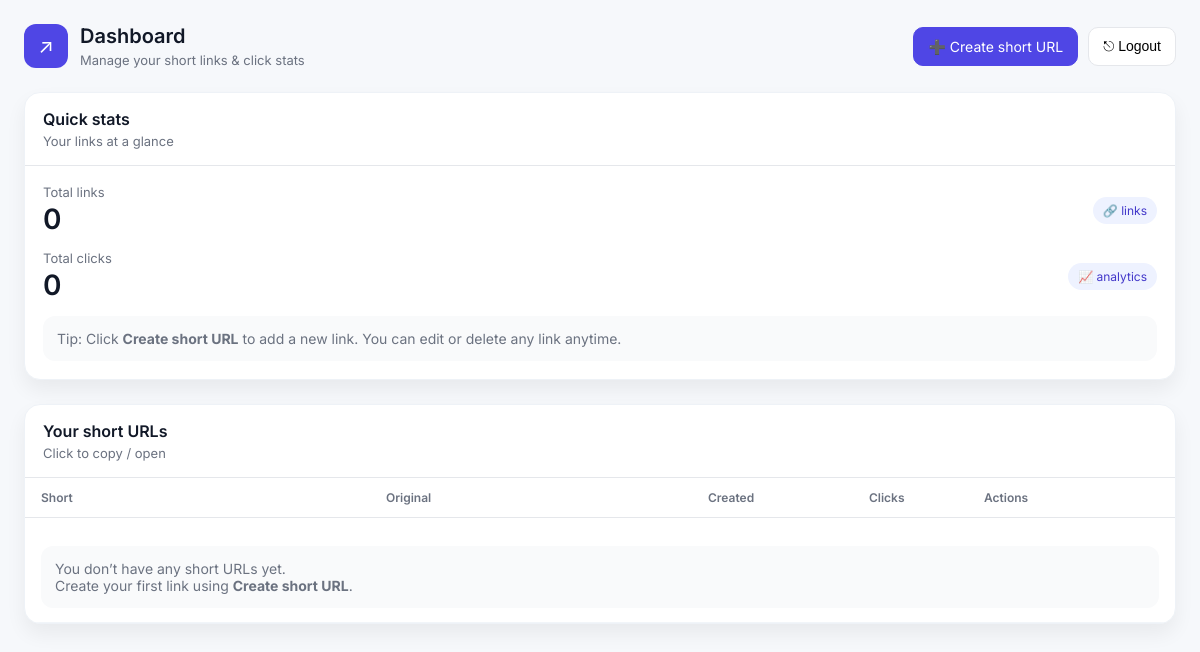
The app's page / (signed in), older data.
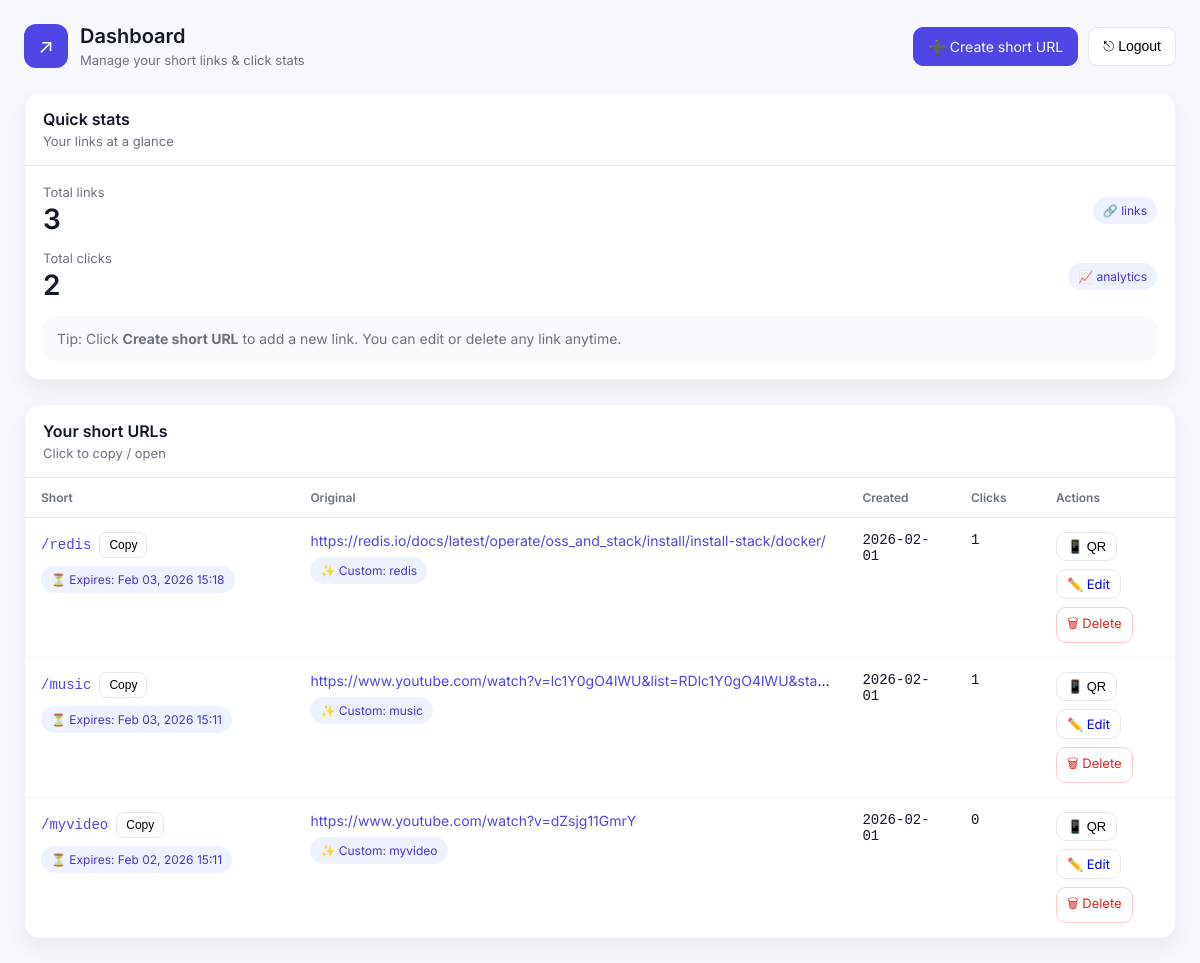
The same page, newer data.
### shortener/models.py (models this page shows, shortened)
class ShortURL(models.Model):
    owner = models.ForeignKey(User, on_delete=models.CASCADE, related_name="short_urls")
    original_url = models.URLField()
    code = models.CharField(max_length=20, unique=True, blank=True, db_index=True)
    custom_alias = models.CharField(max_length=30, unique=True, blank=True, null=True)
    expires_at = models.DateTimeField(blank=True, null=True)
    clicks = models.PositiveIntegerField(default=0)
    created_at = models.DateTimeField(auto_now_add=True)
    updated_at = models.DateTimeField(auto_now=True)

### shortener/views.py (the view)
# urls.py: path('', dashboard, name='dashboard'),
@login_required
def dashboard(request):
    urls = ShortURL.objects.filter(owner=request.user).order_by("-created_at")
    total_clicks = urls.aggregate(total=Sum("clicks"))["total"] or 0
    return render(request, "shortener/dashboard.html", {
        "urls": urls,
        "total_clicks": total_clicks,
    })

### shortener/templates/shortener/dashboard.html (shortened to what this page needs)
{% extends "common/base.html" %}
{% load static %}
{% block css %}
<link rel="stylesheet" href="{% static 'shortener/css/dashboard.css' %}">
{% endblock %}
{% block content %}
  <div class="container container-wide">
    <div class="topbar">
      <div class="brand">
        <div class="logo">↗</div>
        <div>
          <h1>Dashboard</h1>
          <p>Manage your short links & click stats</p>
        </div>
      </div>
      <div class="actions">
        <a class="btn btn-primary" href="{% url 'create' %}">➕ Create short URL</a>
        <form method="post" action="{% url 'logout' %}" style="margin:0;">
          <button class="btn" type="submit">⎋ Logout</button>
        </form>
      </div>
    </div>
    <div class="grid-stack">
      <div class="card">
        <div class="card-header">
          <h2>Quick stats</h2>
          <div class="hint">Your links at a glance</div>
        </div>
        <div class="card-body">
          <div class="stat-row">
            <div>
              <div class="label">Total links</div>
              <div class="value">{{ urls|length }}</div>
            </div>
            <div class="pill">🔗 links</div>
          </div>
          <div class="stat-row">
            <div>
              <div class="label">Total clicks</div>
              <div class="value">{{ total_clicks }}</div>
            </div>
            <div class="pill">📈 analytics</div>
          </div>
          <div class="empty">
            Tip: Click <b>Create short URL</b> to add a new link. You can edit or delete any link anytime.
          </div>
        </div>
      </div>
      <div class="card">
        <div class="card-header">
          <h2>Your short URLs</h2>
          <div class="hint">Click to copy / open</div>
        </div>
        <div class="table-wrap">
          <table>
            <thead>
              <tr>
                <th style="width: 30%;">Short</th>
                <th>Original</th>
                <th style="width: 14%;">Created</th>
                <th style="width: 10%;">Clicks</th>
                <th style="width: 18%;">Actions</th>
              </tr>
            </thead>
            <tbody>
              {% if urls %}
                {% for u in urls %}
                  <tr>
                    <td>
                      <div style="display:flex; gap:8px; align-items:center; flex-wrap:wrap;">
                        <a class="link mono" href="/{{ u.code }}/" target="_blank">/{{ u.code }}</a>
                        <button class="copy" type="button" data-copy="{{ request.scheme }}://{{ request.get_host }}/{{ u.code }}/">Copy</button>
                      </div>
                      {% if u.expires_at %}
                        <div class="pill" style="margin-top:8px;">⏳ Expires: {{ u.expires_at|date:"M d, Y H:i" }}</div>
                      {% endif %}
                    </td>
                    <td>
                      <div style="max-width: 520px; overflow:hidden; text-overflow:ellipsis; white-space:nowrap;">
                        <a class="link" href="{{ u.original_url }}" target="_blank">{{ u.original_url }}</a>
                      </div>
                      {% if u.custom_alias %}
                        <div class="pill" style="margin-top:8px;">✨ Custom: {{ u.custom_alias }}</div>
                      {% endif %}
                    </td>
                    <td class="mono">{{ u.created_at|date:"Y-m-d" }}</td>
                    <td class="mono">{{ u.clicks }}</td>
                    <td>
                      <div class="row-actions">
                        <button
                          class="btn btn-small btn-qr"
                          type="button"
                          data-qr-url="{% url 'auth-qr' u.code %}"
                          data-qr-title="/{{ u.code }}"
                        >📱 QR</button>
                        <a class="btn btn-small" href="{% url 'edit' u.pk %}">✏️ Edit</a>
                        <a class="btn btn-small btn-danger" href="{% url 'delete' u.pk %}">🗑 Delete</a>
                      </div>
                    </td>
                  </tr>
                {% endfor %}
              {% else %}
                <tr>
                  <td colspan="5">
                    <div class="empty">
                      You don’t have any short URLs yet.<br/>
                      Create your first link using <b>Create short URL</b>.
                    </div>
                  </td>
                </tr>
              {% endif %}
            </tbody>
          </table>
        </div>
      </div>
    </div>
  </div>
{% endblock %}

### shortener/templates/common/base.html (shortened to what this page needs)
{% load static %}
<!DOCTYPE html>
<html lang="en">
<head>
  <link rel="stylesheet" href="{% static 'shortener/css/base.css' %}">
  {% block css %}{% endblock %}
</head>
<body>
  {% block content %}{% endblock %}
</body>
</html>

### shortener/static/shortener/css/base.css (style rules this page uses)
* { box-sizing: border-box; }
body { margin: 0; font-family: "Inter", system-ui, -apple-system, Segoe UI, Roboto, Arial, sans-serif; background: #f6f8fb; color: #111827; }
a { text-decoration: none; }
.container { max-width: 1200px; margin: 0 auto; padding: 24px; }
.btn { border: 1px solid #e5e7eb; background: white; padding: 10px 14px; border-radius: 10px; font-size: 14px; cursor: pointer; transition: 0.15s; }
.btn-primary { background: #4f46e5; border-color: #4f46e5; color: white; }
.btn-danger { border-color: #fecaca; color: #dc2626; }
.btn-small { padding: 6px 10px; font-size: 13px; }
.card { background: white; border-radius: 16px; box-shadow: 0 10px 20px rgba(0,0,0,0.06); border: 1px solid #eef2f7; overflow: hidden; }
.card-header { padding: 16px 18px; border-bottom: 1px solid #e5e7eb; }
.card-header h2 { margin: 0; font-size: 16px; font-weight: 600; }
.card-body { padding: 18px; }
.hint { margin-top: 4px; font-size: 13px; color: #6b7280; }
.pill { display: inline-block; padding: 6px 10px; border-radius: 999px; font-size: 12px; background: #eef2ff; color: #4338ca; white-space: nowrap; }
.mono { font-family: ui-monospace, SFMono-Regular, Menlo, monospace; }
.actions { display: flex; gap: 10px; flex-wrap: wrap; }

### shortener/static/shortener/css/dashboard.css (style rules this page uses)
.topbar { display: flex; align-items: center; justify-content: space-between; gap: 16px; flex-wrap: wrap; margin-bottom: 24px; }
.brand { display: flex; align-items: center; gap: 12px; }
.logo { width: 44px; height: 44px; border-radius: 12px; background: #4f46e5; color: white; display: flex; align-items: center; justify-content: center; font-size: 20px; }
.brand h1 { margin: 0; font-size: 20px; font-weight: 600; }
.brand p { margin: 4px 0 0; font-size: 13px; color: #6b7280; }
.actions { display: flex; gap: 10px; flex-wrap: wrap; }
.container-wide { max-width: 1400px; }
.grid-stack { display: grid; grid-template-columns: 1fr; gap: 24px; }
.stat-row { display: flex; justify-content: space-between; align-items: center; margin-bottom: 14px; }
.label { font-size: 13px; color: #6b7280; }
.value { font-size: 28px; font-weight: 600; margin-top: 2px; }
.empty { margin-top: 14px; padding: 14px; border-radius: 12px; background: #f9fafb; color: #6b7280; font-size: 14px; }
.table-wrap { overflow-x: auto; }
table { width: 100%; border-collapse: collapse; }
thead th { text-align: left; font-size: 12px; color: #6b7280; font-weight: 600; padding: 12px 16px; border-bottom: 1px solid #e5e7eb; }
tbody td { padding: 14px 16px; border-bottom: 1px solid #f1f5f9; vertical-align: top; font-size: 14px; }
.link { color: #4f46e5; }
.copy { border: 1px solid #e5e7eb; background: white; padding: 5px 9px; border-radius: 8px; cursor: pointer; font-size: 12px; transition: 0.15s; }
.row-actions { display: flex; gap: 8px; flex-wrap: wrap; }
.btn-qr { border-color: #e5e7eb; }

Row changes from the older to the newer data that the page shows:
added ShortURL: code "redis", expires_at "Feb 03, 2026 15:18", original_url "https://redis.io/docs/latest/operate/oss_and_stack/install/install-stack/docker/", custom_alias "redis", created_at "2026-02-01", clicks "1"
added ShortURL: code "music", expires_at "Feb 03, 2026 15:11", original_url "https://www.youtube.com/watch?v=lc1Y0gO4lWU&list=RDlc1Y0gO4lWU&sta…", custom_alias "music", created_at "2026-02-01", clicks "1"
added ShortURL: code "myvideo", expires_at "Feb 02, 2026 15:11", original_url "https://www.youtube.com/watch?v=dZsjg11GmrY", custom_alias "myvideo", created_at "2026-02-01", clicks "0"
Text that changed along with them:
{{ urls|length }}: "0" → "3"
{{ total_clicks }}: "0" → "2"
text no longer shown: "You don’t have any short URLs yet. Create your first link using Create short URL ."
